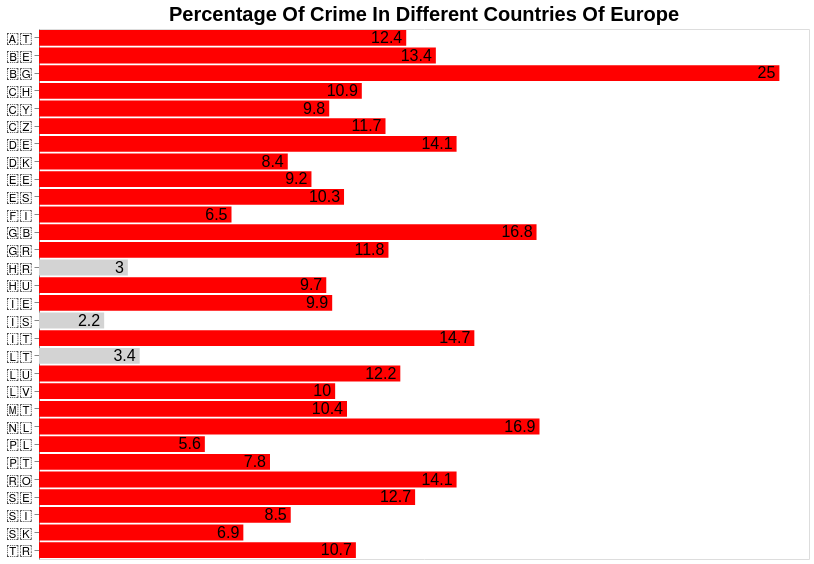

This figure's Vega-Lite source:
### Vega-Lite specification from a JSON file in a GitHub repository (floating-point values rounded to 4 significant figures)
{"$schema": "https://vega.github.io/schema/vega-lite/v4.json", "description": "Vega-Lite version of bar chart from https://observablehq.com/@d3/learn-d3-scales.", "title": {"text": "Percentage Of Crime In Different Countries Of Europe", "fontSize": 20}, "width": 770, "height": 530, "background": "white", "data": {"values": [{"country": "🇦🇹", "PercentageofCrime": 12.4}, {"country": "🇧🇪", "PercentageofCrime": 13.4}, {"country": "🇧🇬", "PercentageofCrime": 25}, {"country": "🇨🇭", "PercentageofCrime": 10.9}, {"country": "🇨🇾", "PercentageofCrime": 9.8}, {"country": "🇨🇿", "PercentageofCrime": 11.7}, {"country": "🇩🇪", "PercentageofCrime": 14.1}, {"country": "🇩🇰", "PercentageofCrime": 8.4}, {"country": "🇪🇪", "PercentageofCrime": 9.2}, {"country": "🇬🇷", "PercentageofCrime": 11.8}, {"country": "🇪🇸", "PercentageofCrime": 10.3}, {"country": "🇫🇮", "PercentageofCrime": 6.5}, {"country": "🇭🇷", "PercentageofCrime": 3}, {"country": "🇭🇺", "PercentageofCrime": 9.7}, {"country": "🇮🇪", "PercentageofCrime": 9.9}, {"country": "🇮🇸", "PercentageofCrime": 2.2}, {"country": "🇮🇹", "PercentageofCrime": 14.7}, {"country": "🇱🇹", "PercentageofCrime": 3.4}, {"country": "🇱🇺", "PercentageofCrime": 12.2}, {"country": "🇱🇻", "PercentageofCrime": 10}, {"country": "🇲🇹", "PercentageofCrime": 10.4}, {"country": "🇳🇱", "PercentageofCrime": 16.9}, {"country": "🇵🇱", "PercentageofCrime": 5.6}, {"country": "🇵🇹", "PercentageofCrime": 7.8}, {"country": "🇷🇴", "PercentageofCrime": 14.1}, {"country": "🇸🇪", "PercentageofCrime": 12.7}, {"country": "🇸🇮", "PercentageofCrime": 8.5}, {"country": "🇸🇰", "PercentageofCrime": 6.9}, {"country": "🇹🇷", "PercentageofCrime": 10.7}, {"country": "🇬🇧", "PercentageofCrime": 16.8}]}, "params": [{"name": "Country_selection", "bind": {"input": "select", "options": [null, "🇦🇹", "🇧🇪", "🇧🇬", "🇨🇭", "🇨🇾", "🇨🇿", "🇩🇪", "🇩🇰", "🇪🇪", "🇬🇷", "🇪🇸", "🇫🇮", "🇭🇷", "🇭🇺", "🇮🇪", "🇮🇸", "🇮🇹", "🇱🇹", "🇲🇹", "🇱🇺", "🇳🇱", "🇵🇹", "🇷🇴", "🇵🇱", "🇸🇪", "🇸🇮", "🇸🇰", "🇹🇷", "🇬🇧"], "labels": ["Show All", "🇦🇹", "🇧🇪", "🇧🇬", "🇨🇭", "🇨🇾", "🇨🇿", "🇩🇪", "🇩🇰", "🇪🇪", "🇬🇷", "🇪🇸", "🇫🇮", "🇭🇷", "🇭🇺", "🇮🇪", "🇮🇸", "🇮🇹", "🇱🇹", "🇲🇹", "🇱🇺", "🇳🇱", "🇵🇹", "🇷🇴", "🇵🇱", "🇸🇪", "🇸🇮", "🇸🇰", "🇹🇷", "🇬🇧"], "name": "Country Selection: "}}], "transform": [{"filter": "Country_selection == null || datum.country == Country_selection"}], "encoding": {"y": {"field": "country", "type": "nominal", "axis": {"title": null, "labelFontSize": 15}}, "x": {"field": "PercentageofCrime", "type": "quantitative", "title": null, "axis": null}}, "layer": [{"mark": "bar", "encoding": {"color": {"condition": {"test": {"field": "PercentageofCrime", "gt": 5}, "value": "red"}, "value": "lightgrey"}}}, {"mark": {"type": "text", "fontSize": 16, "align": "right", "xOffset": -4, "aria": false}, "encoding": {"text": {"field": "PercentageofCrime", "type": "quantitative"}, "color": {"value": "Black"}}}], "config": {"tick": {}}}
